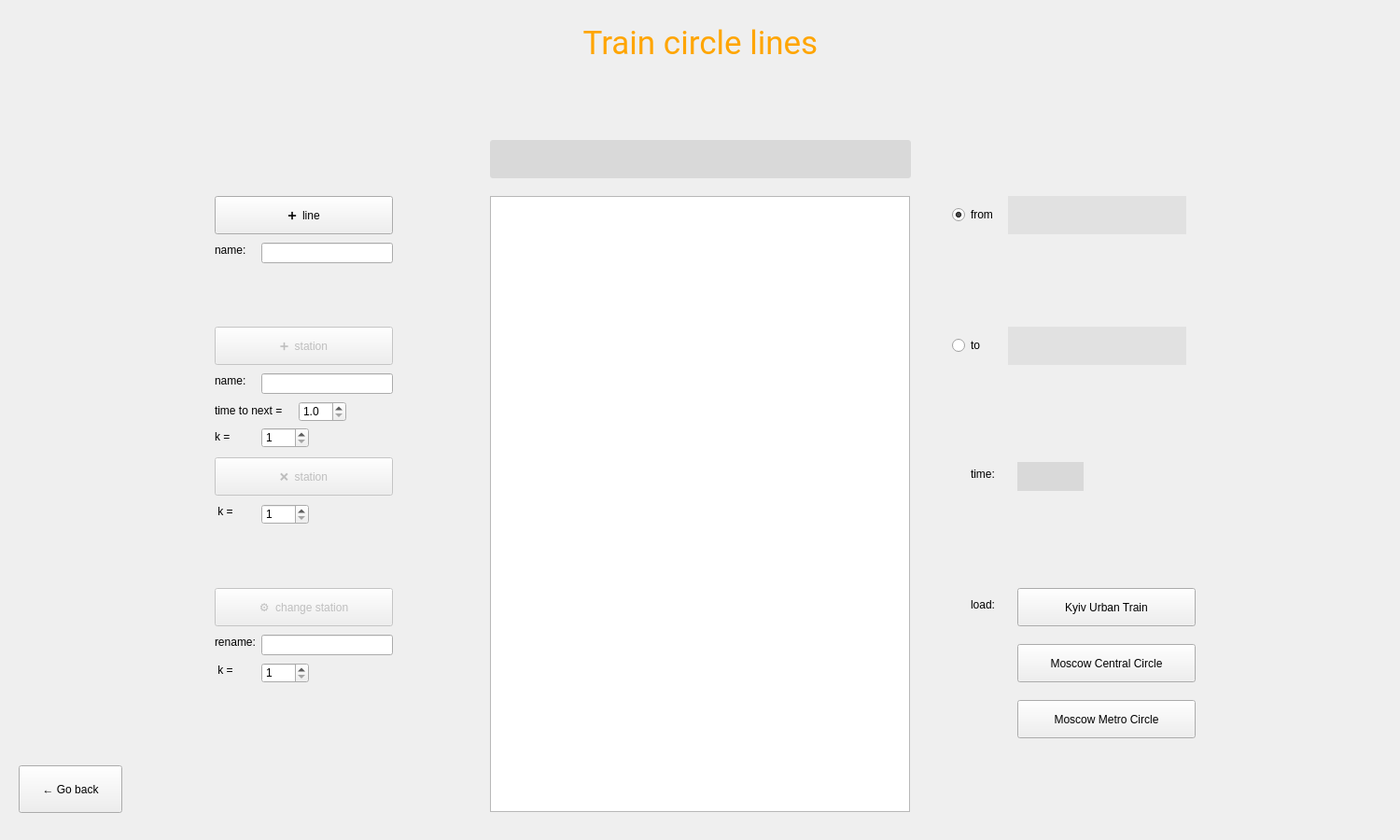
<?xml version="1.0" encoding="UTF-8"?>
<ui version="4.0">
 <class>interactWindow</class>
 <widget class="QWidget" name="interactWindow">
  <property name="geometry">
   <rect>
    <x>0</x>
    <y>0</y>
    <width>1500</width>
    <height>900</height>
   </rect>
  </property>
  <property name="windowTitle">
   <string>Form</string>
  </property>
  <widget class="QPushButton" name="backButton">
   <property name="geometry">
    <rect>
     <x>20</x>
     <y>820</y>
     <width>111</width>
     <height>51</height>
    </rect>
   </property>
   <property name="text">
    <string>← Go back</string>
   </property>
  </widget>
  <widget class="QLabel" name="pageNameLabel">
   <property name="geometry">
    <rect>
     <x>0</x>
     <y>0</y>
     <width>1501</width>
     <height>91</height>
    </rect>
   </property>
   <property name="styleSheet">
    <string notr="true">color: orange;
font-size: 35px;
font-family: Roboto;</string>
   </property>
   <property name="text">
    <string>Train circle lines</string>
   </property>
   <property name="alignment">
    <set>Qt::AlignCenter</set>
   </property>
  </widget>
  <widget class="QLabel" name="trainLineNameLabel">
   <property name="geometry">
    <rect>
     <x>525</x>
     <y>150</y>
     <width>451</width>
     <height>41</height>
    </rect>
   </property>
   <property name="styleSheet">
    <string notr="true">QLabel {
	color: #595959;
	font-size: 30px;
	font-family: Roboto;
	background-color: #d9d9d9;
	border-radius: 3px;
}</string>
   </property>
   <property name="text">
    <string/>
   </property>
   <property name="alignment">
    <set>Qt::AlignCenter</set>
   </property>
  </widget>
  <widget class="QPushButton" name="addLineButton">
   <property name="geometry">
    <rect>
     <x>230</x>
     <y>210</y>
     <width>191</width>
     <height>41</height>
    </rect>
   </property>
   <property name="text">
    <string>➕  line</string>
   </property>
  </widget>
  <widget class="QLabel" name="label">
   <property name="geometry">
    <rect>
     <x>230</x>
     <y>260</y>
     <width>51</width>
     <height>16</height>
    </rect>
   </property>
   <property name="text">
    <string>name:</string>
   </property>
  </widget>
  <widget class="QLineEdit" name="lineNameInput">
   <property name="geometry">
    <rect>
     <x>280</x>
     <y>260</y>
     <width>141</width>
     <height>22</height>
    </rect>
   </property>
   <property name="text">
    <string/>
   </property>
  </widget>
  <widget class="QPushButton" name="addStButton">
   <property name="enabled">
    <bool>false</bool>
   </property>
   <property name="geometry">
    <rect>
     <x>230</x>
     <y>350</y>
     <width>191</width>
     <height>41</height>
    </rect>
   </property>
   <property name="text">
    <string>➕  station</string>
   </property>
   <property name="checkable">
    <bool>false</bool>
   </property>
  </widget>
  <widget class="QLabel" name="label_2">
   <property name="geometry">
    <rect>
     <x>230</x>
     <y>400</y>
     <width>41</width>
     <height>16</height>
    </rect>
   </property>
   <property name="text">
    <string>name:</string>
   </property>
  </widget>
  <widget class="QLabel" name="label_3">
   <property name="geometry">
    <rect>
     <x>230</x>
     <y>540</y>
     <width>31</width>
     <height>16</height>
    </rect>
   </property>
   <property name="text">
    <string> k = </string>
   </property>
  </widget>
  <widget class="QSpinBox" name="removeStKInput">
   <property name="geometry">
    <rect>
     <x>280</x>
     <y>540</y>
     <width>51</width>
     <height>22</height>
    </rect>
   </property>
   <property name="minimum">
    <number>1</number>
   </property>
  </widget>
  <widget class="QPushButton" name="removeStButton">
   <property name="enabled">
    <bool>false</bool>
   </property>
   <property name="geometry">
    <rect>
     <x>230</x>
     <y>490</y>
     <width>191</width>
     <height>41</height>
    </rect>
   </property>
   <property name="text">
    <string>❌  station</string>
   </property>
  </widget>
  <widget class="QLabel" name="label_4">
   <property name="geometry">
    <rect>
     <x>230</x>
     <y>710</y>
     <width>31</width>
     <height>16</height>
    </rect>
   </property>
   <property name="text">
    <string> k = </string>
   </property>
  </widget>
  <widget class="QSpinBox" name="changeStKInput">
   <property name="geometry">
    <rect>
     <x>280</x>
     <y>710</y>
     <width>51</width>
     <height>22</height>
    </rect>
   </property>
   <property name="minimum">
    <number>1</number>
   </property>
  </widget>
  <widget class="QPushButton" name="changeStButton">
   <property name="enabled">
    <bool>false</bool>
   </property>
   <property name="geometry">
    <rect>
     <x>230</x>
     <y>630</y>
     <width>191</width>
     <height>41</height>
    </rect>
   </property>
   <property name="text">
    <string>⚙  change station</string>
   </property>
  </widget>
  <widget class="QLabel" name="label_5">
   <property name="geometry">
    <rect>
     <x>230</x>
     <y>680</y>
     <width>51</width>
     <height>16</height>
    </rect>
   </property>
   <property name="text">
    <string>rename:</string>
   </property>
  </widget>
  <widget class="QLineEdit" name="changeStNameInput">
   <property name="geometry">
    <rect>
     <x>280</x>
     <y>680</y>
     <width>141</width>
     <height>22</height>
    </rect>
   </property>
   <property name="text">
    <string/>
   </property>
  </widget>
  <widget class="QLabel" name="label_8">
   <property name="geometry">
    <rect>
     <x>1040</x>
     <y>500</y>
     <width>41</width>
     <height>16</height>
    </rect>
   </property>
   <property name="text">
    <string>time:</string>
   </property>
  </widget>
  <widget class="QLabel" name="timeOutLabel">
   <property name="geometry">
    <rect>
     <x>1090</x>
     <y>495</y>
     <width>71</width>
     <height>31</height>
    </rect>
   </property>
   <property name="styleSheet">
    <string notr="true">QLabel {
	background-color: #d9d9d9;
	font-size: 17px;
}</string>
   </property>
   <property name="text">
    <string/>
   </property>
   <property name="alignment">
    <set>Qt::AlignCenter</set>
   </property>
  </widget>
  <widget class="QPushButton" name="loadKUTButton">
   <property name="geometry">
    <rect>
     <x>1090</x>
     <y>630</y>
     <width>191</width>
     <height>41</height>
    </rect>
   </property>
   <property name="text">
    <string>Kyiv Urban Train</string>
   </property>
  </widget>
  <widget class="QLabel" name="label_10">
   <property name="geometry">
    <rect>
     <x>1040</x>
     <y>640</y>
     <width>41</width>
     <height>16</height>
    </rect>
   </property>
   <property name="text">
    <string>load:</string>
   </property>
  </widget>
  <widget class="QPushButton" name="loadMCCButton">
   <property name="geometry">
    <rect>
     <x>1090</x>
     <y>690</y>
     <width>191</width>
     <height>41</height>
    </rect>
   </property>
   <property name="text">
    <string>Moscow Central Circle</string>
   </property>
  </widget>
  <widget class="QPushButton" name="loadMMCButton">
   <property name="geometry">
    <rect>
     <x>1090</x>
     <y>750</y>
     <width>191</width>
     <height>41</height>
    </rect>
   </property>
   <property name="text">
    <string>Moscow Metro Circle</string>
   </property>
  </widget>
  <widget class="QTableWidget" name="trainLineTable">
   <property name="geometry">
    <rect>
     <x>525</x>
     <y>210</y>
     <width>450</width>
     <height>660</height>
    </rect>
   </property>
   <property name="styleSheet">
    <string notr="true">QHeaderView::section {
    background-color: qlineargradient(x1:0, y1:0, x2:0, y2:1,
                                      stop:0 #616161, stop: 0.5 #505050,
                                      stop: 0.6 #434343, stop:1 #656565);
    color: white;
    padding-left: 4px;
    border: 1px solid #6c6c6c;
}

QTableView {
    selection-background-color: #dedede;

	selection-color: dark-grey;

	font-size: 25px;
}


/* style the sort indicator */
QHeaderView::down-arrow {
    image: url(down_arrow.png);
}

QHeaderView::up-arrow {
    image: url(up_arrow.png);
}

QTableView::item {
	padding-left: 30px;
}</string>
   </property>
  </widget>
  <widget class="QRadioButton" name="fromSelectionRadioButton">
   <property name="geometry">
    <rect>
     <x>1020</x>
     <y>220</y>
     <width>51</width>
     <height>20</height>
    </rect>
   </property>
   <property name="text">
    <string>from</string>
   </property>
   <property name="checked">
    <bool>true</bool>
   </property>
  </widget>
  <widget class="QRadioButton" name="toSelectionRadioButton">
   <property name="geometry">
    <rect>
     <x>1020</x>
     <y>360</y>
     <width>51</width>
     <height>20</height>
    </rect>
   </property>
   <property name="text">
    <string>to</string>
   </property>
  </widget>
  <widget class="QLabel" name="toStationLabel">
   <property name="geometry">
    <rect>
     <x>1080</x>
     <y>350</y>
     <width>191</width>
     <height>41</height>
    </rect>
   </property>
   <property name="styleSheet">
    <string notr="true">QLabel {
	color: black;
	font-size: 17px;
	font-family: Roboto;
	background-color: #e1e1e1;
}</string>
   </property>
   <property name="text">
    <string/>
   </property>
   <property name="alignment">
    <set>Qt::AlignCenter</set>
   </property>
  </widget>
  <widget class="QLabel" name="fromStationLabel">
   <property name="geometry">
    <rect>
     <x>1080</x>
     <y>210</y>
     <width>191</width>
     <height>41</height>
    </rect>
   </property>
   <property name="styleSheet">
    <string notr="true">QLabel {
	color: black;
	font-size: 17px;
	background-color: #e1e1e1;
}</string>
   </property>
   <property name="text">
    <string/>
   </property>
   <property name="alignment">
    <set>Qt::AlignCenter</set>
   </property>
  </widget>
  <widget class="QDoubleSpinBox" name="addStTimeNextInput">
   <property name="geometry">
    <rect>
     <x>320</x>
     <y>430</y>
     <width>51</width>
     <height>22</height>
    </rect>
   </property>
   <property name="decimals">
    <number>1</number>
   </property>
   <property name="minimum">
    <double>1.000000000000000</double>
   </property>
   <property name="singleStep">
    <double>0.500000000000000</double>
   </property>
  </widget>
  <widget class="QLabel" name="label_6">
   <property name="geometry">
    <rect>
     <x>230</x>
     <y>432</y>
     <width>91</width>
     <height>16</height>
    </rect>
   </property>
   <property name="text">
    <string>time to next = </string>
   </property>
  </widget>
  <widget class="QLineEdit" name="addStNameInput">
   <property name="geometry">
    <rect>
     <x>280</x>
     <y>400</y>
     <width>141</width>
     <height>22</height>
    </rect>
   </property>
   <property name="text">
    <string/>
   </property>
  </widget>
  <widget class="QLabel" name="label_7">
   <property name="geometry">
    <rect>
     <x>230</x>
     <y>460</y>
     <width>91</width>
     <height>16</height>
    </rect>
   </property>
   <property name="text">
    <string>k = </string>
   </property>
  </widget>
  <widget class="QSpinBox" name="removeStKInput_2">
   <property name="geometry">
    <rect>
     <x>280</x>
     <y>458</y>
     <width>51</width>
     <height>22</height>
    </rect>
   </property>
   <property name="minimum">
    <number>1</number>
   </property>
  </widget>
  <widget class="QLabel" name="errorLabel">
   <property name="geometry">
    <rect>
     <x>530</x>
     <y>110</y>
     <width>441</width>
     <height>20</height>
    </rect>
   </property>
   <property name="styleSheet">
    <string notr="true">QLabel {
	color: red;
	font-size: 17px;
	font-family: Roboto;
}</string>
   </property>
   <property name="text">
    <string/>
   </property>
   <property name="alignment">
    <set>Qt::AlignCenter</set>
   </property>
  </widget>
 </widget>
 <resources/>
 <connections/>
</ui>
